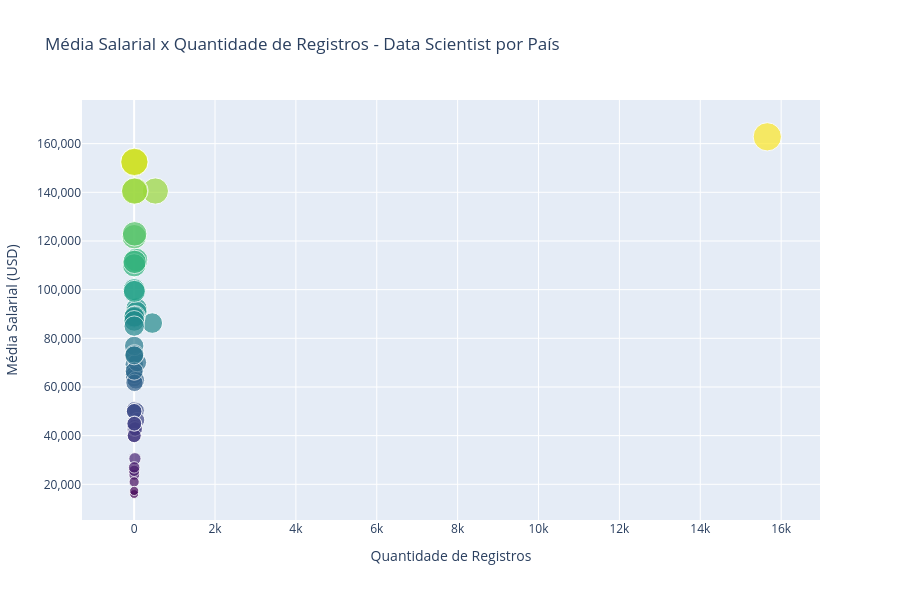

Source (notebook cell):
### Code cell
# Filtrar apenas Data Scientist
df_ds = df_limpo[df_limpo['cargo'] == 'Data Scientist']

# Calcular média e quantidade por país
media_salario = (
    df_ds.groupby('residencia')
    .agg(media_usd=('usd', 'mean'),
         registros=('usd', 'count'))
    .reset_index()
)

# Criar gráfico de dispersão
fig = px.scatter(
    media_salario,
    x='registros',
    y='media_usd',
    size='media_usd',
    color='media_usd',
    hover_name='residencia',
    hover_data={'media_usd': ':.0f', 'registros': True},
    color_continuous_scale='Viridis',
    title='Média Salarial x Quantidade de Registros - Data Scientist por País',
    labels={'registros': 'Quantidade de Registros', 'media_usd': 'Média Salarial (USD)'},
    height=600
)

# Ajustar layout
fig.update_layout(
    xaxis=dict(title='Quantidade de Registros'),
    yaxis=dict(title='Média Salarial (USD)', tickformat=','),
    coloraxis_showscale=False
)

fig.show()

### Figure 1 — Plotly figure (JSON) as saved in the notebook; plotly's stock layout.template omitted (floating-point values rounded to 4 significant figures)
{"data": [{"hovertemplate": "<b>%{hovertext}</b><br><br>Quantidade de Registros=%{x}<br>Média Salarial (USD)=%{marker.color:.0f}<extra></extra>", "hovertext": ["AD", "AR", "AT", "AU", "BE", "BG", "BR", "CA", "CH", "CL", "CY", "DE", "DO", "DZ", "EC", "EE", "EG", "ES", "FI", "FR", "GB", "GR", "HK", "HU", "IE", "IN", "IT", "JP", "KE", "KR", "LT", "LV", "MX", "NG", "NL", "NO", "NZ", "PH", "PK", "PL", "PT", "RO", "RS", "RU", "SE", "SG", "SK", "TH", "TR", "TW", "UA", "US", "UZ", "ZA"], "legendgroup": "", "marker": {"color": [50740.0, 42000.0, 50340.0, 112200.0, 66790.0, 152500.0, 73720.0, 140500.0, 152300.0, 69350.0, 63700.0, 92250.0, 110000.0, 100000.0, 16000.0, 40000.0, 140700.0, 46420.0, 43610.0, 90880.0, 86260.0, 42680.0, 65060.0, 23940.0, 89150.0, 42780.0, 111400.0, 121800.0, 50000.0, 99270.0, 62760.0, 61690.0, 140500.0, 50000.0, 70070.0, 88460.0, 122900.0, 76860.0, 21000.0, 73470.0, 88890.0, 39990.0, 25530.0, 66500.0, 87160.0, 152500.0, 30520.0, 26960.0, 45020.0, 17280.0, 85000.0, 162800.0, 73000.0, 44870.0], "coloraxis": "coloraxis", "size": [50740.0, 42000.0, 50340.0, 112200.0, 66790.0, 152500.0, 73720.0, 140500.0, 152300.0, 69350.0, 63700.0, 92250.0, 110000.0, 100000.0, 16000.0, 40000.0, 140700.0, 46420.0, 43610.0, 90880.0, 86260.0, 42680.0, 65060.0, 23940.0, 89150.0, 42780.0, 111400.0, 121800.0, 50000.0, 99270.0, 62760.0, 61690.0, 140500.0, 50000.0, 70070.0, 88460.0, 122900.0, 76860.0, 21000.0, 73470.0, 88890.0, 39990.0, 25530.0, 66500.0, 87160.0, 152500.0, 30520.0, 26960.0, 45020.0, 17280.0, 85000.0, 162800.0, 73000.0, 44870.0], "sizemode": "area", "sizeref": 407.0, "symbol": "circle"}, "mode": "markers", "name": "", "orientation": "v", "showlegend": false, "type": "scatter", "x": [1, 5, 59, 49, 4, 2, 11, 525, 6, 3, 1, 59, 1, 1, 1, 2, 22, 78, 8, 59, 449, 3, 1, 4, 23, 30, 12, 3, 1, 6, 44, 10, 9, 1, 80, 2, 12, 2, 1, 9, 4, 2, 1, 2, 2, 7, 20, 2, 5, 2, 2, 15657, 2, 4], "xaxis": "x", "y": [50740.0, 42000.0, 50340.0, 112200.0, 66790.0, 152500.0, 73720.0, 140500.0, 152300.0, 69350.0, 63700.0, 92250.0, 110000.0, 100000.0, 16000.0, 40000.0, 140700.0, 46420.0, 43610.0, 90880.0, 86260.0, 42680.0, 65060.0, 23940.0, 89150.0, 42780.0, 111400.0, 121800.0, 50000.0, 99270.0, 62760.0, 61690.0, 140500.0, 50000.0, 70070.0, 88460.0, 122900.0, 76860.0, 21000.0, 73470.0, 88890.0, 39990.0, 25530.0, 66500.0, 87160.0, 152500.0, 30520.0, 26960.0, 45020.0, 17280.0, 85000.0, 162800.0, 73000.0, 44870.0], "yaxis": "y"}], "layout": {"coloraxis": {"colorbar": {"title": {"text": "Média Salarial (USD)"}}, "colorscale": [[0, "#440154"], [0.1111, "#482878"], [0.2222, "#3e4989"], [0.3333, "#31688e"], [0.4444, "#26828e"], [0.5556, "#1f9e89"], [0.6667, "#35b779"], [0.7778, "#6ece58"], [0.8889, "#b5de2b"], [1, "#fde725"]], "showscale": false}, "height": 600, "legend": {"itemsizing": "constant", "tracegroupgap": 0}, "title": {"text": "Média Salarial x Quantidade de Registros - Data Scientist por País"}, "xaxis": {"anchor": "y", "domain": [0, 1], "title": {"text": "Quantidade de Registros"}}, "yaxis": {"anchor": "x", "domain": [0, 1], "tickformat": ",", "title": {"text": "Média Salarial (USD)"}}}}
